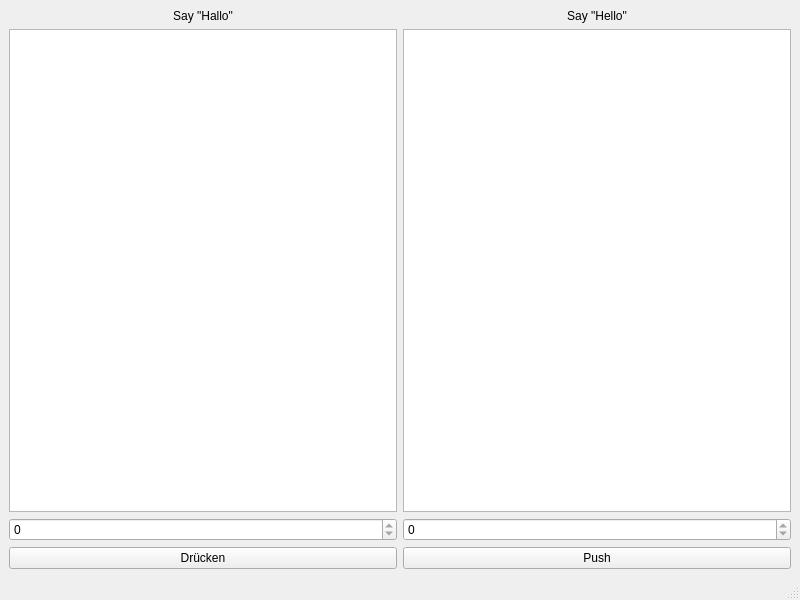
<?xml version="1.0" encoding="UTF-8"?>
<ui version="4.0">
 <class>MainWindow</class>
 <widget class="QMainWindow" name="MainWindow">
  <property name="geometry">
   <rect>
    <x>0</x>
    <y>0</y>
    <width>800</width>
    <height>600</height>
   </rect>
  </property>
  <property name="windowTitle">
   <string>MainWindow</string>
  </property>
  <widget class="QWidget" name="centralwidget">
   <layout class="QVBoxLayout" name="verticalLayout_3">
    <item>
     <layout class="QHBoxLayout" name="horizontalLayout">
      <item>
       <layout class="QVBoxLayout" name="verticalLayout">
        <item>
         <widget class="QLabel" name="HalloLabel">
          <property name="text">
           <string>Say &quot;Hallo&quot;</string>
          </property>
          <property name="alignment">
           <set>Qt::AlignCenter</set>
          </property>
         </widget>
        </item>
        <item>
         <widget class="QTextEdit" name="HalloTextEdit">
          <property name="readOnly">
           <bool>true</bool>
          </property>
         </widget>
        </item>
        <item>
         <widget class="QSpinBox" name="HalloSpinBox">
          <property name="readOnly">
           <bool>true</bool>
          </property>
         </widget>
        </item>
        <item>
         <widget class="QPushButton" name="HalloButton">
          <property name="text">
           <string>Drücken</string>
          </property>
         </widget>
        </item>
       </layout>
      </item>
      <item>
       <layout class="QVBoxLayout" name="verticalLayout_2">
        <item>
         <widget class="QLabel" name="HelloLabel">
          <property name="text">
           <string>Say &quot;Hello&quot;</string>
          </property>
          <property name="alignment">
           <set>Qt::AlignCenter</set>
          </property>
         </widget>
        </item>
        <item>
         <widget class="QTextEdit" name="HelloTextEdit"/>
        </item>
        <item>
         <widget class="QSpinBox" name="HelloSpinBox">
          <property name="readOnly">
           <bool>true</bool>
          </property>
         </widget>
        </item>
        <item>
         <widget class="QPushButton" name="HelloButton">
          <property name="text">
           <string>Push</string>
          </property>
         </widget>
        </item>
       </layout>
      </item>
     </layout>
    </item>
   </layout>
  </widget>
  <widget class="QMenuBar" name="menubar">
   <property name="geometry">
    <rect>
     <x>0</x>
     <y>0</y>
     <width>800</width>
     <height>37</height>
    </rect>
   </property>
  </widget>
  <widget class="QStatusBar" name="statusbar"/>
 </widget>
 <resources/>
 <connections>
  <connection>
   <sender>HelloButton</sender>
   <signal>clicked()</signal>
   <receiver>HelloSpinBox</receiver>
   <slot>stepUp()</slot>
   <hints>
    <hint type="sourcelabel">
     <x>82</x>
     <y>557</y>
    </hint>
    <hint type="destinationlabel">
     <x>28</x>
     <y>519</y>
    </hint>
   </hints>
  </connection>
  <connection>
   <sender>HalloButton</sender>
   <signal>clicked()</signal>
   <receiver>HalloSpinBox</receiver>
   <slot>stepUp()</slot>
   <hints>
    <hint type="sourcelabel">
     <x>26</x>
     <y>283</y>
    </hint>
    <hint type="destinationlabel">
     <x>32</x>
     <y>260</y>
    </hint>
   </hints>
  </connection>
 </connections>
</ui>
